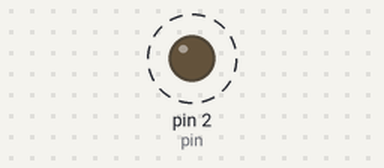
This program was run on a simulated MicroPython board. Shown: output pins drawn as LEDs (lit = HIGH). Dashed ring = blinking.

Above: at 0.6 s.
Timing chart, 0 to 3.0 s (numbered marks = the images above):
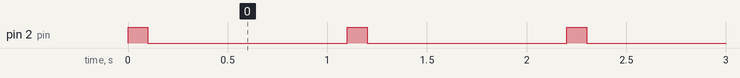

The program:

main.py
```python
import machine
import time

pin = machine.Pin(2,machine.Pin.OUT)
while True:
  pin.on()
  time.sleep(0.1)
  pin.off()
  time.sleep(1)
```

Measured:
- by itself, pin 2 (pin): alternates HIGH for 0.10 s and LOW for 1.0 s
